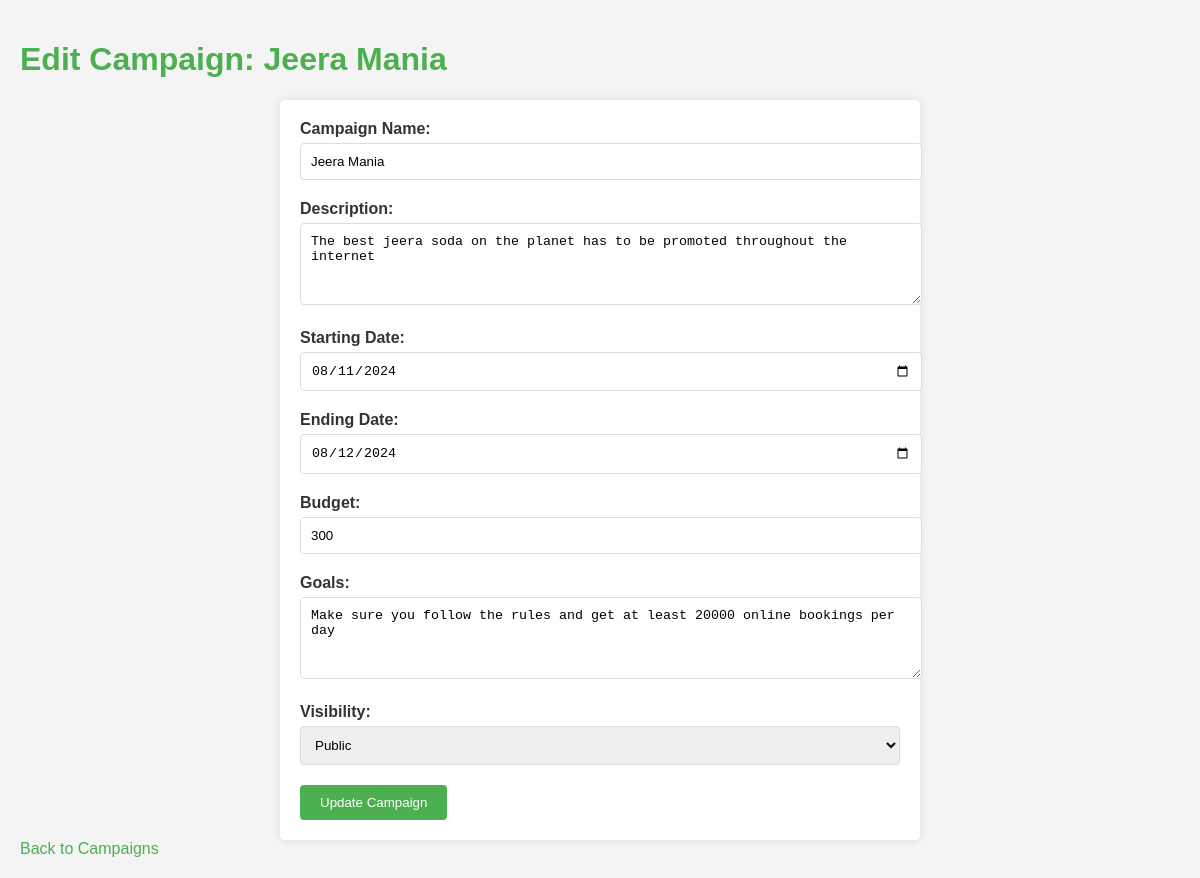
The app's page /edit_campaign/1 with its own data.
### backend/models.py (models this page shows)
class campaign(db.Model):
    __tablename__="campaign"
    camp_id=db.Column(db.Integer, primary_key=True)
    spon_id=db.Column(db.Integer, db.ForeignKey("spon_info.spon_id"), nullable=False)
    name=db.Column(db.String, nullable=False)
    description=db.Column(db.Text, nullable=False)
    sdate=db.Column(db.Date, nullable=False)
    edate=db.Column(db.Date, nullable=False)
    budget=db.Column(db.Integer, nullable=False)
    Visibility=db.Column(db.String, nullable=False)
    goals=db.Column(db.Text, nullable=False)
    completion_status=db.Column(db.String, default="Active")
    camp_flag_status=db.Column(db.String, default="Unflagged")
    ad_requests=db.relationship('adreq', backref='campaign', cascade="all, delete-orphan", lazy=True)

### backend/controllers.py (the view, shortened to what this page needs)
@app.route("/edit_campaign/<int:camp_id>", methods=['GET', 'POST'])
def edit_campaign(camp_id):
    user_name = session.get("spon_user_name")
    sponsor = spon_info.query.filter_by(spon_user_name=user_name).first()
    s4=campaign.query.get(camp_id)
    if not s4:
        return render_template("sponsor_campaign.html")
    return render_template("edit_campaign.html", c2=s4)

### templates/edit_campaign.html (shortened to what this page needs)
<!DOCTYPE html>
<html lang="en">
<head>
</head>
<body>
    <h1>Edit Campaign: {{c2.name}}</h1>
    <form action="/edit_campaign/{{c2.camp_id}}" method="post">
        <label for="name">Campaign Name:</label>
        <input type="text" id="name" name="name" value="{{ c2.name }}" required>
        <label for="description">Description:</label>
        <textarea id="description" name="description" rows="4" required>{{ c2.description }}</textarea>
        <label for="sdate">Starting Date:</label>
        <input type="date" id="sdate" name="sdate" value="{{ c2.sdate }}" required>
        <label for="edate">Ending Date:</label>
        <input type="date" id="edate" name="edate" value="{{ c2.edate }}" required>
        <label for="budget">Budget:</label>
        <input type="number" id="budget" name="budget" value="{{ c2.budget }}" required>
        <label for="goals">Goals:</label>
        <textarea id="goals" name="goals" rows="4" required>{{ c2.goals }}</textarea>
        <label for="visibility">Visibility:</label>
        <select id="visibility" name="visibility" required>
            <option value="Public" {% if c2.Visibility == 'Public' %}selected{% endif %}>Public</option>
        </select>
        <input type="submit" value="Update Campaign">
    </form>
    <a href="/sponsor_campaign">Back to Campaigns</a>
</body>
</html>

### templates/edit_campaign.html (style rules this page uses)
body { font-family: Arial, sans-serif; background-color: #f4f4f4; color: #333; padding: 20px; margin: 0; }
h1 { color: #4CAF50; }
form { background-color: #fff; padding: 20px; border-radius: 5px; box-shadow: 0 0 10px rgba(0,0,0,0.1); max-width: 600px; margin: auto; }
label { font-weight: bold; }
input[type="text"], input[type="date"], input[type="number"], select, textarea { width: 100%; padding: 10px; margin: 5px 0 20px; border: 1px solid #ddd; border-radius: 4px; }
textarea { resize: vertical; }
input[type="submit"] { background-color: #4CAF50; color: #fff; border: none; padding: 10px 20px; border-radius: 4px; cursor: pointer; }
a { color: #4CAF50; text-decoration: none; }

### records on screen
campaign: name "Jeera Mania", description "The best jeera soda on the planet has to be promoted throughout the internet", sdate "08/11/2024", edate "08/12/2024", budget "300", goals "Make sure you follow the rules and get at least 20000 online bookings per day", visibility "Public"
